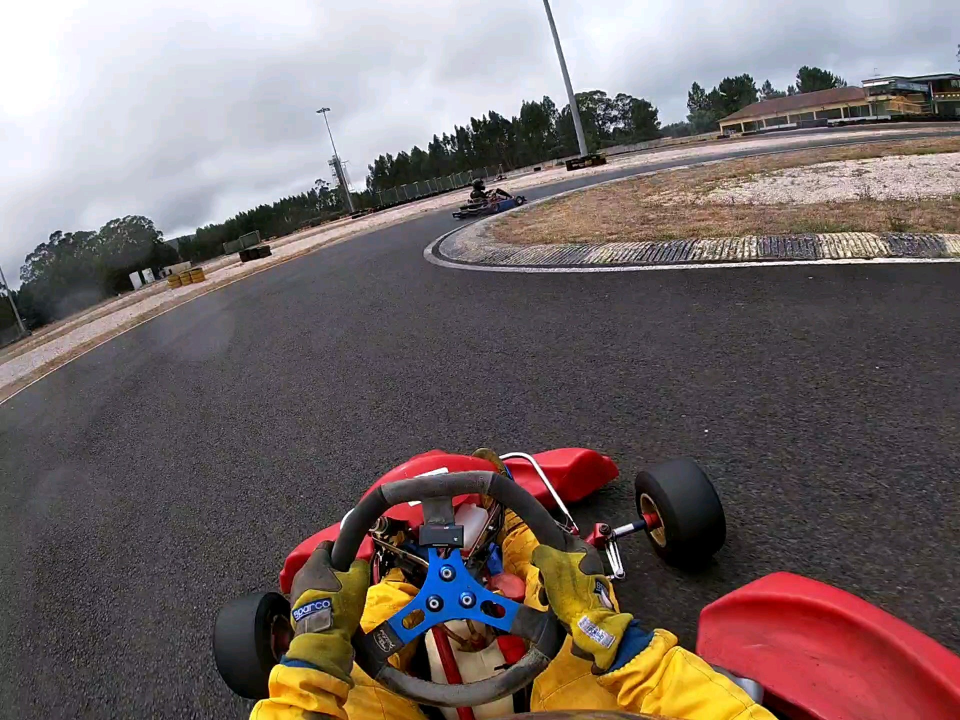
#> input picture pic2.jpg, 1920 x 1440 px, given in place of kart_video.mp4, which was not available (shown at 1/2 size)
$ python testing.py
#> lines starting #> are read from the running program, lines starting #| are printed output that depends on the picture; after the words box and inside, x2 and y2 are one past the last pixel; in counts of white or black regions, pixels touching at a corner belong together; pictures that were not available may be replaced by others from this repository, and a replacement may not be noted
#testing obj detection with similar color
import cv2
import numpy as np
import pafy #used for running youtube video

#webcame = cv2.VideoCapture(0)
capture = cv2.VideoCapture('kart_video.mp4')


while True:
    #choose capture or webcame
    #_, img = webcame.read()
    _, img = capture.read()
#> img is the input picture: shape (1440, 1920, 3); mean B, G, R 103.5, 104.6, 117.4

    #choose image to read
    #img = cv2.imread('road.jpg')
    #img = cv2.imread('fullTrack.jpg')
    #img = cv2.imread('raceTrack.jpg')

    #convert to hsv colorspace
    hsv_img = cv2.cvtColor(img, cv2.COLOR_BGR2HSV)
#> hsv_img: shape (1440, 1920, 3); mean H, S, V 97.7, 55.7, 123.2

    #lower bound and upper bound for color grey
    grey_lower = np.array([0, 5, 50])
    grey_upper = np.array([179, 50, 225])
    #boudns for green but not used
    green_lower = np.array([50, 20, 20])
    green_upper = np.array([100, 225, 225])

    #creating mask threshold
    mask_grey = cv2.inRange(hsv_img, grey_lower, grey_upper)
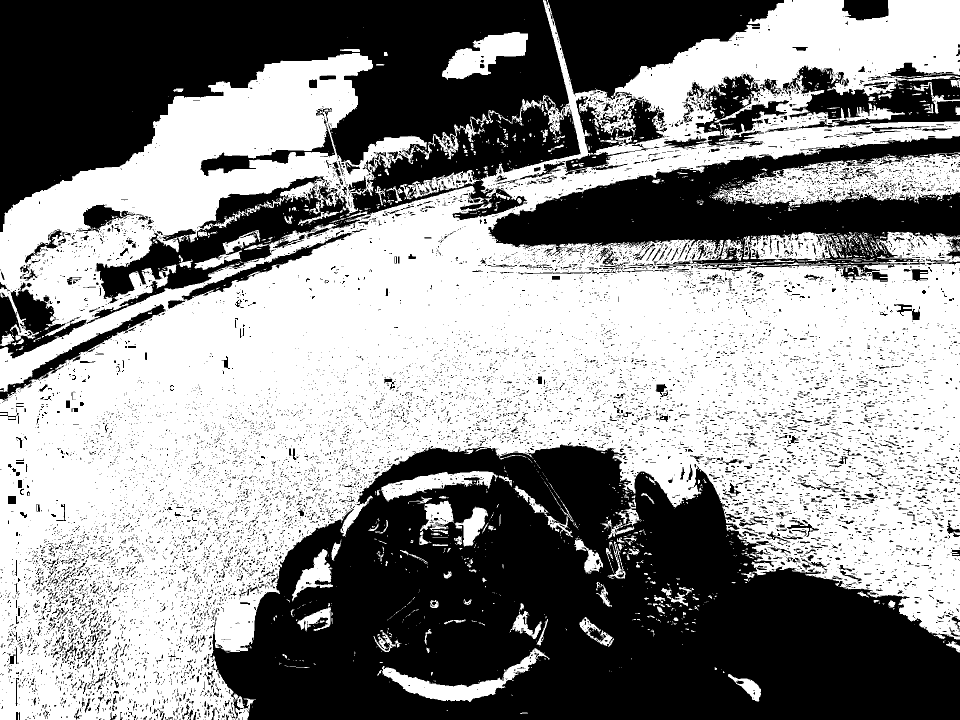
#> mask_grey: shape (1440, 1920) (shown at 1/2 size); 55.6% white; 12765 black regions (11823 under 20 px), largest, box (x1, y1, x2, y2) and area: (421, 889, 1920, 1440) 535321, (0, 0, 1161, 648) 344359, (976, 272, 1920, 564) 113228

    #removing noise
    kernel = np.ones((7, 7), np.uint8) #define kernel size

    mask_grey = cv2.morphologyEx(mask_grey, cv2.MORPH_CLOSE, kernel) #remove black noise from white region
#> mask_grey: shape (1440, 1920); 61.4% white; 154 black regions, largest, box (x1, y1, x2, y2) and area: (426, 890, 1920, 1440) 517437, (0, 0, 1137, 464) 267738, (984, 273, 1920, 492) 95097
    mask_grey = cv2.morphologyEx(mask_grey, cv2.MORPH_OPEN, kernel) #remove white noise from black region
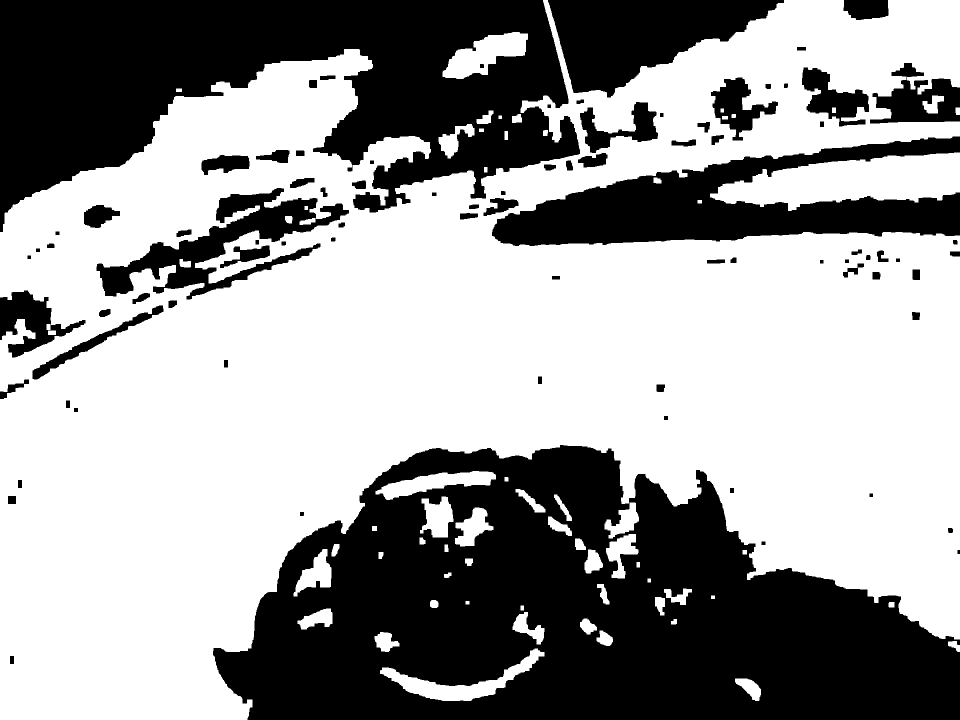
#> mask_grey: shape (1440, 1920) (shown at 1/2 size); 60.9% white; 85 black regions

    #combined img
    combine_img = cv2.bitwise_and(img, img, mask= mask_grey)
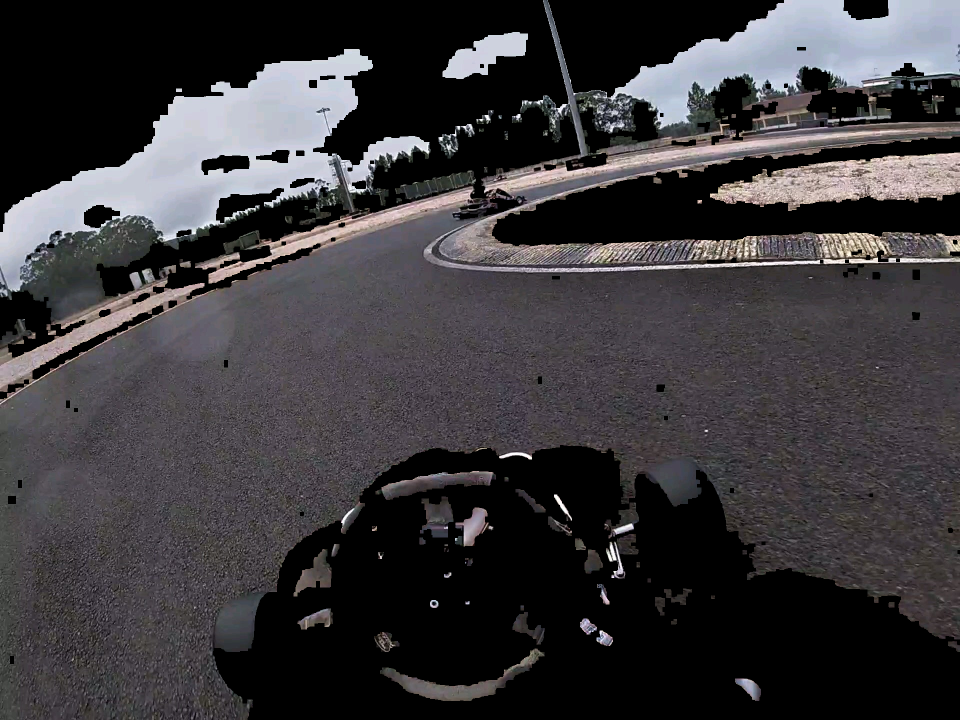
#> combine_img: shape (1440, 1920, 3) (shown at 1/2 size); mean B, G, R 60.2, 57.3, 59.6

    #finding contours for mask img (similar to finding edges)
    contours, hierarchy = cv2.findContours(mask_grey.copy(), cv2.RETR_EXTERNAL, cv2.CHAIN_APPROX_SIMPLE)
#> contours = 57 contours; largest, box (x1, y1, x2, y2) and area: (0, 0, 1920, 1440) 1660656, (1420, 305, 1920, 422) 35092, (760, 1297, 1089, 1402) 8530, (885, 64, 1056, 158) 8206, (751, 942, 992, 1000) 6046
    #draws contour on combined img
    contourOutput = cv2.drawContours(combine_img, contours, -1, (0, 0, 255), 3)

    #blur img for better resutls
    img_blur = cv2.GaussianBlur(mask_grey, (3,3), 0)

    #Canny edge detection
    edges = cv2.Canny(image=img_blur, threshold1=100, threshold2=200)
#> edges: shape (1440, 1920); 1.1% white in thin lines or dots

    #Combining canny edge with reg img
    redImg = np.zeros(img.shape, img.dtype)
    redImg[:,:] = (0, 0, 255)
    redMask = cv2.bitwise_and(redImg, redImg, mask=edges)
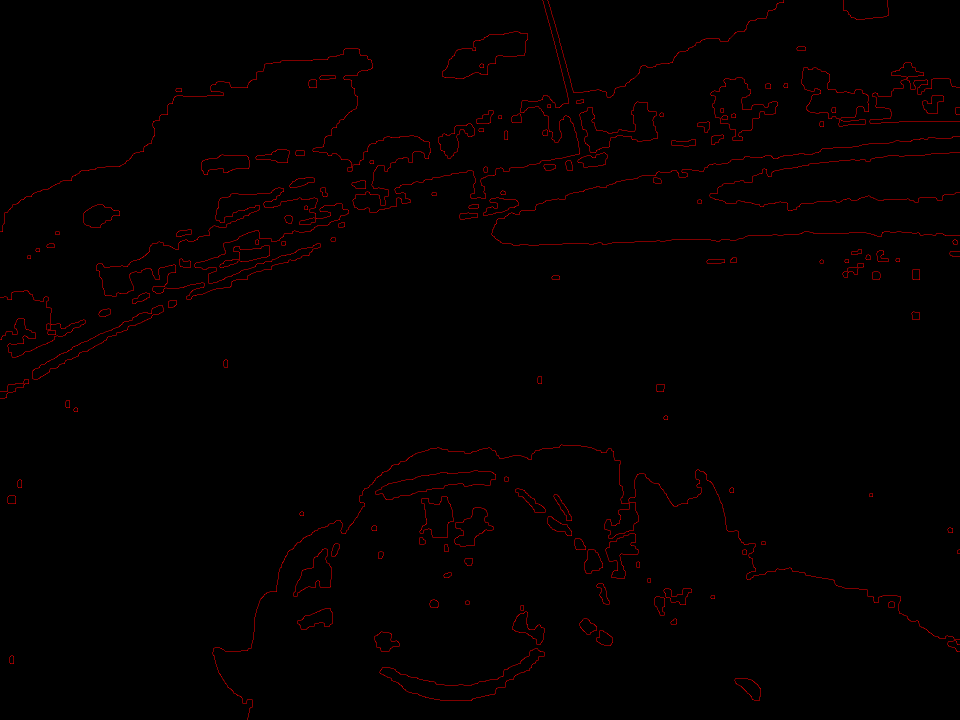
#> redMask: shape (1440, 1920, 3) (shown at 1/2 size); mean of channels 0, 1, 2 0, 0, 2.7; drawn as B, G, R
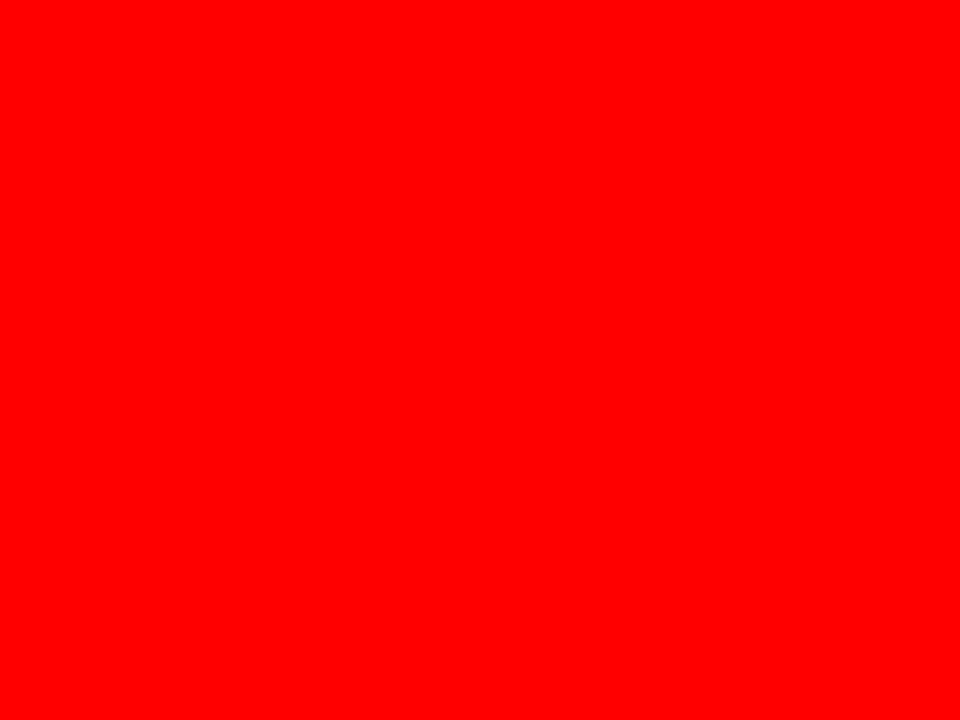
#> redImg: shape (1440, 1920, 3) (shown at 1/2 size); mean of channels 0, 1, 2 0, 0, 255; drawn as B, G, R
    overlayImg = cv2.addWeighted(redMask, 1, img, 1, 0)
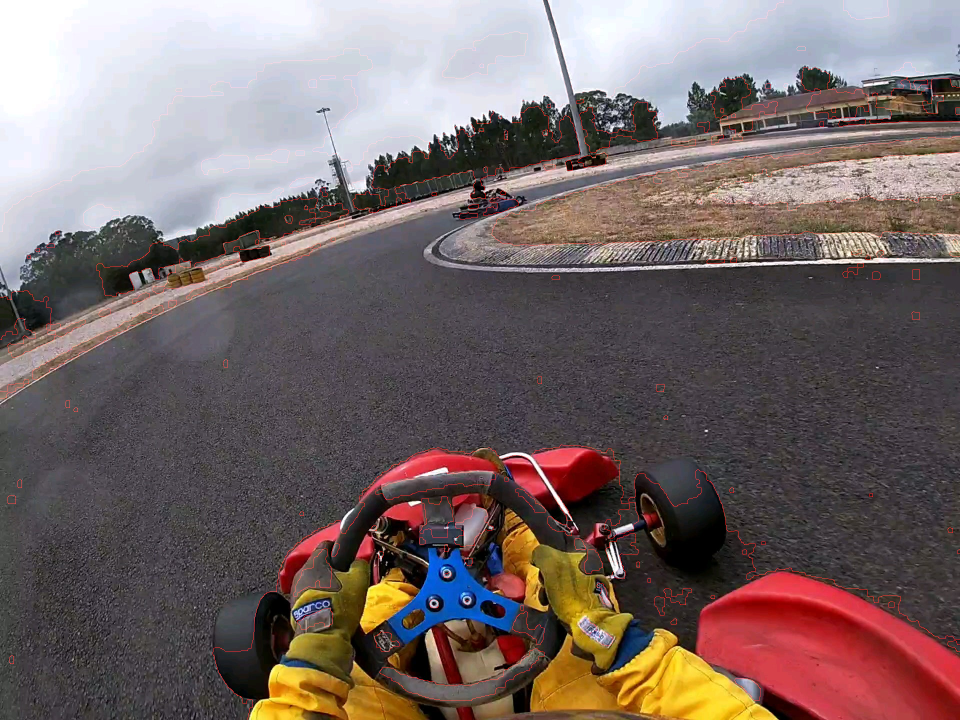
#> overlayImg: shape (1440, 1920, 3) (shown at 1/2 size); mean of channels 0, 1, 2 103.5, 104.6, 118.9; drawn as B, G, R

    # [5 lines of commented-out code are left out]
    cv2.imshow("Blended", overlayImg)

    #press shift+Q to exit
    if cv2.waitKey(1) & 0xFF == ord('Q'):
#> (key Q is pressed here)
        break

#webcame.release()
capture.release()

$ run again, on raceTrack.jpg
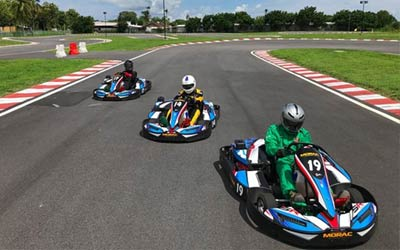
#> input picture raceTrack.jpg, 400 x 250 px, given in place of kart_video.mp4, which was not available
#> img is the input picture: shape (250, 400, 3); mean B, G, R 95.3, 104.1, 101.5
#> hsv_img: shape (250, 400, 3); mean H, S, V 41.9, 54.2, 111.6
#> `mask_grey = cv2.inRange(hsv_img, grey_lower, grey_upper)`:
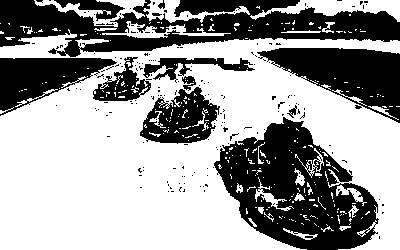
#> mask_grey: shape (250, 400); 60.8% white; 195 black regions (183 under 20 px), largest, box (x1, y1, x2, y2) and area: (214, 117, 379, 250) 11987, (0, 0, 400, 57) 11945, (257, 48, 400, 123) 5559
#> contours = 8 contours; box (x1, y1, x2, y2) and area: (0, 0, 400, 250) 64318, (60, 0, 190, 42) 2923, (0, 27, 95, 58) 1766, (250, 154, 266, 171) 156, (35, 0, 59, 6) 100, (303, 209, 310, 221) 66, (202, 12, 213, 19) 60, (258, 10, 265, 17) 36
#> edges: shape (250, 400); 3% white in thin lines or dots
#> `overlayImg = cv2.addWeighted(redMask, 1, img, 1, 0)`:
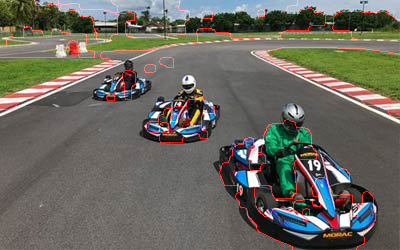
#> overlayImg: shape (250, 400, 3); mean of channels 0, 1, 2 95.3, 104.1, 106; drawn as B, G, R
